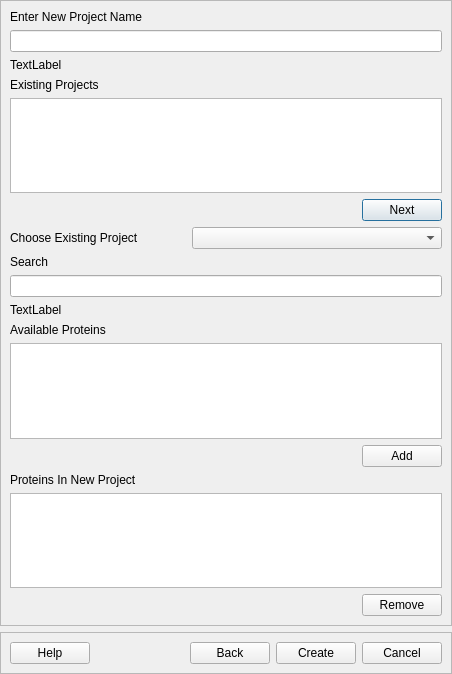
<?xml version="1.0" encoding="UTF-8"?>
<ui version="4.0">
 <class>Dialog</class>
 <widget class="QDialog" name="Dialog">
  <property name="geometry">
   <rect>
    <x>0</x>
    <y>0</y>
    <width>452</width>
    <height>674</height>
   </rect>
  </property>
  <property name="windowTitle">
   <string>Dialog</string>
  </property>
  <layout class="QVBoxLayout" name="verticalLayout_4">
   <property name="leftMargin">
    <number>0</number>
   </property>
   <property name="topMargin">
    <number>0</number>
   </property>
   <property name="rightMargin">
    <number>0</number>
   </property>
   <property name="bottomMargin">
    <number>0</number>
   </property>
   <item>
    <widget class="QFrame" name="frame">
     <property name="frameShape">
      <enum>QFrame::StyledPanel</enum>
     </property>
     <property name="frameShadow">
      <enum>QFrame::Raised</enum>
     </property>
     <layout class="QVBoxLayout" name="verticalLayout_3">
      <item>
       <layout class="QVBoxLayout" name="verticalLayout_67">
        <item>
         <widget class="QLabel" name="lbl_use_project_name">
          <property name="text">
           <string>Enter New Project Name</string>
          </property>
         </widget>
        </item>
        <item>
         <widget class="QLineEdit" name="txt_use_project_name"/>
        </item>
        <item>
         <widget class="QLabel" name="lbl_use_status_project_name">
          <property name="text">
           <string>TextLabel</string>
          </property>
         </widget>
        </item>
       </layout>
      </item>
      <item>
       <layout class="QVBoxLayout" name="verticalLayout">
        <item>
         <widget class="QLabel" name="label">
          <property name="text">
           <string>Existing Projects</string>
          </property>
         </widget>
        </item>
        <item>
         <widget class="QListView" name="list_use_existing_projects"/>
        </item>
       </layout>
      </item>
      <item>
       <layout class="QHBoxLayout" name="horizontalLayout_41">
        <item>
         <spacer name="horizontalSpacer_31">
          <property name="orientation">
           <enum>Qt::Horizontal</enum>
          </property>
          <property name="sizeHint" stdset="0">
           <size>
            <width>40</width>
            <height>20</height>
           </size>
          </property>
         </spacer>
        </item>
        <item>
         <widget class="QPushButton" name="btn_use_next">
          <property name="text">
           <string>Next</string>
          </property>
         </widget>
        </item>
       </layout>
      </item>
      <item>
       <spacer name="verticalSpacer">
        <property name="orientation">
         <enum>Qt::Vertical</enum>
        </property>
        <property name="sizeHint" stdset="0">
         <size>
          <width>20</width>
          <height>40</height>
         </size>
        </property>
       </spacer>
      </item>
      <item>
       <layout class="QHBoxLayout" name="horizontalLayout">
        <item>
         <widget class="QLabel" name="lbl_choose_project">
          <property name="text">
           <string>Choose Existing Project</string>
          </property>
         </widget>
        </item>
        <item>
         <spacer name="horizontalSpacer">
          <property name="orientation">
           <enum>Qt::Horizontal</enum>
          </property>
          <property name="sizeHint" stdset="0">
           <size>
            <width>40</width>
            <height>20</height>
           </size>
          </property>
         </spacer>
        </item>
        <item>
         <widget class="QComboBox" name="cb_choose_project">
          <property name="minimumSize">
           <size>
            <width>250</width>
            <height>0</height>
           </size>
          </property>
         </widget>
        </item>
       </layout>
      </item>
      <item>
       <layout class="QVBoxLayout" name="verticalLayout_68">
        <item>
         <widget class="QLabel" name="lbl_use_search">
          <property name="text">
           <string>Search</string>
          </property>
         </widget>
        </item>
        <item>
         <widget class="QLineEdit" name="txt_use_search"/>
        </item>
        <item>
         <widget class="QLabel" name="lbl_use_status_search">
          <property name="text">
           <string>TextLabel</string>
          </property>
         </widget>
        </item>
       </layout>
      </item>
      <item>
       <layout class="QVBoxLayout" name="verticalLayout_70">
        <item>
         <widget class="QLabel" name="lbl_use_available_protein_structures">
          <property name="text">
           <string>Available Proteins</string>
          </property>
         </widget>
        </item>
        <item>
         <widget class="QListWidget" name="list_use_available_protein_structures"/>
        </item>
        <item>
         <layout class="QHBoxLayout" name="horizontalLayout_40">
          <item>
           <spacer name="horizontalSpacer_29">
            <property name="orientation">
             <enum>Qt::Horizontal</enum>
            </property>
            <property name="sizeHint" stdset="0">
             <size>
              <width>40</width>
              <height>20</height>
             </size>
            </property>
           </spacer>
          </item>
          <item>
           <widget class="QPushButton" name="btn_use_add_available_protein_structures">
            <property name="text">
             <string>Add</string>
            </property>
           </widget>
          </item>
         </layout>
        </item>
       </layout>
      </item>
      <item>
       <layout class="QVBoxLayout" name="verticalLayout_69">
        <item>
         <widget class="QLabel" name="lbl_use_selected_protein_structures">
          <property name="text">
           <string>Proteins In New Project</string>
          </property>
         </widget>
        </item>
        <item>
         <widget class="QListWidget" name="list_use_selected_protein_structures"/>
        </item>
        <item>
         <layout class="QHBoxLayout" name="horizontalLayout_39">
          <item>
           <spacer name="horizontalSpacer_28">
            <property name="orientation">
             <enum>Qt::Horizontal</enum>
            </property>
            <property name="sizeHint" stdset="0">
             <size>
              <width>40</width>
              <height>20</height>
             </size>
            </property>
           </spacer>
          </item>
          <item>
           <widget class="QPushButton" name="btn_use_remove_selected_protein_structures">
            <property name="text">
             <string>Remove</string>
            </property>
           </widget>
          </item>
         </layout>
        </item>
       </layout>
      </item>
     </layout>
    </widget>
   </item>
   <item>
    <widget class="QFrame" name="frame_bottom">
     <property name="frameShape">
      <enum>QFrame::StyledPanel</enum>
     </property>
     <property name="frameShadow">
      <enum>QFrame::Raised</enum>
     </property>
     <layout class="QVBoxLayout" name="verticalLayout_2">
      <item>
       <layout class="QHBoxLayout" name="horizontalLayout_2">
        <item>
         <widget class="QPushButton" name="btn_help">
          <property name="text">
           <string>Help</string>
          </property>
         </widget>
        </item>
        <item>
         <spacer name="horizontalSpacer_30">
          <property name="orientation">
           <enum>Qt::Horizontal</enum>
          </property>
          <property name="sizeHint" stdset="0">
           <size>
            <width>40</width>
            <height>20</height>
           </size>
          </property>
         </spacer>
        </item>
        <item>
         <widget class="QPushButton" name="btn_use_back">
          <property name="text">
           <string>Back</string>
          </property>
         </widget>
        </item>
        <item>
         <widget class="QPushButton" name="btn_use_create_new_project">
          <property name="text">
           <string>Create</string>
          </property>
         </widget>
        </item>
        <item>
         <widget class="QPushButton" name="btn_cancel">
          <property name="text">
           <string>Cancel</string>
          </property>
         </widget>
        </item>
       </layout>
      </item>
     </layout>
    </widget>
   </item>
  </layout>
 </widget>
 <resources/>
 <connections/>
</ui>
